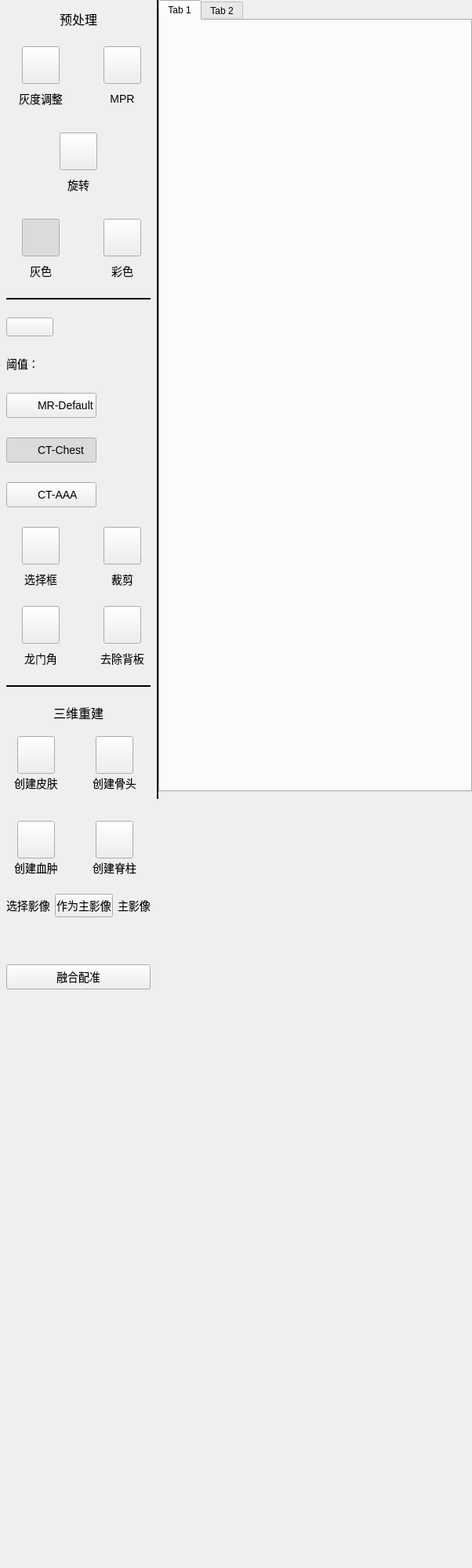
<?xml version="1.0" encoding="UTF-8"?>
<ui version="4.0">
 <class>UnitCTHeadVolumes</class>
 <widget class="qMRMLWidget" name="UnitCTHeadVolumes">
  <property name="geometry">
   <rect>
    <x>0</x>
    <y>0</y>
    <width>602</width>
    <height>2000</height>
   </rect>
  </property>
  <property name="minimumSize">
   <size>
    <width>602</width>
    <height>0</height>
   </size>
  </property>
  <property name="maximumSize">
   <size>
    <width>602</width>
    <height>16777215</height>
   </size>
  </property>
  <property name="styleSheet">
   <string notr="true"/>
  </property>
  <widget class="QWidget" name="widget_2" native="true">
   <property name="geometry">
    <rect>
     <x>0</x>
     <y>0</y>
     <width>200</width>
     <height>1384</height>
    </rect>
   </property>
   <property name="minimumSize">
    <size>
     <width>200</width>
     <height>0</height>
    </size>
   </property>
   <property name="maximumSize">
    <size>
     <width>200</width>
     <height>16777215</height>
    </size>
   </property>
   <property name="styleSheet">
    <string notr="true">font:14px;</string>
   </property>
   <layout class="QVBoxLayout" name="verticalLayout">
    <property name="spacing">
     <number>23</number>
    </property>
    <property name="leftMargin">
     <number>8</number>
    </property>
    <property name="topMargin">
     <number>12</number>
    </property>
    <property name="rightMargin">
     <number>8</number>
    </property>
    <item>
     <widget class="QLabel" name="label_9">
      <property name="styleSheet">
       <string notr="true">font:16px;</string>
      </property>
      <property name="text">
       <string>预处理</string>
      </property>
      <property name="alignment">
       <set>Qt::AlignCenter</set>
      </property>
     </widget>
    </item>
    <item>
     <widget class="QWidget" name="widget_7" native="true">
      <layout class="QHBoxLayout" name="horizontalLayout_7">
       <property name="spacing">
        <number>56</number>
       </property>
       <property name="leftMargin">
        <number>16</number>
       </property>
       <property name="topMargin">
        <number>0</number>
       </property>
       <property name="rightMargin">
        <number>16</number>
       </property>
       <property name="bottomMargin">
        <number>0</number>
       </property>
       <item>
        <widget class="QWidget" name="widget" native="true">
         <property name="sizePolicy">
          <sizepolicy hsizetype="Fixed" vsizetype="Fixed">
           <horstretch>0</horstretch>
           <verstretch>0</verstretch>
          </sizepolicy>
         </property>
         <property name="minimumSize">
          <size>
           <width>56</width>
           <height>78</height>
          </size>
         </property>
         <property name="maximumSize">
          <size>
           <width>56</width>
           <height>78</height>
          </size>
         </property>
         <widget class="QPushButton" name="btnGrayAdjust">
          <property name="geometry">
           <rect>
            <x>4</x>
            <y>0</y>
            <width>48</width>
            <height>48</height>
           </rect>
          </property>
          <property name="text">
           <string/>
          </property>
          <property name="checkable">
           <bool>true</bool>
          </property>
         </widget>
         <widget class="QLabel" name="label_3">
          <property name="geometry">
           <rect>
            <x>0</x>
            <y>56</y>
            <width>56</width>
            <height>22</height>
           </rect>
          </property>
          <property name="text">
           <string>灰度调整</string>
          </property>
          <property name="alignment">
           <set>Qt::AlignCenter</set>
          </property>
         </widget>
        </widget>
       </item>
       <item>
        <widget class="QWidget" name="widget_4" native="true">
         <property name="sizePolicy">
          <sizepolicy hsizetype="Fixed" vsizetype="Fixed">
           <horstretch>0</horstretch>
           <verstretch>0</verstretch>
          </sizepolicy>
         </property>
         <property name="minimumSize">
          <size>
           <width>56</width>
           <height>78</height>
          </size>
         </property>
         <property name="maximumSize">
          <size>
           <width>56</width>
           <height>78</height>
          </size>
         </property>
         <widget class="QPushButton" name="btnMPR">
          <property name="geometry">
           <rect>
            <x>4</x>
            <y>0</y>
            <width>48</width>
            <height>48</height>
           </rect>
          </property>
          <property name="text">
           <string/>
          </property>
          <property name="checkable">
           <bool>true</bool>
          </property>
         </widget>
         <widget class="QLabel" name="label_6">
          <property name="geometry">
           <rect>
            <x>0</x>
            <y>56</y>
            <width>56</width>
            <height>22</height>
           </rect>
          </property>
          <property name="text">
           <string>MPR</string>
          </property>
          <property name="alignment">
           <set>Qt::AlignCenter</set>
          </property>
         </widget>
        </widget>
       </item>
      </layout>
     </widget>
    </item>
    <item>
     <widget class="QWidget" name="widget_19" native="true">
      <layout class="QHBoxLayout" name="horizontalLayout_4">
       <item>
        <widget class="QWidget" name="widget_20" native="true">
         <property name="sizePolicy">
          <sizepolicy hsizetype="Fixed" vsizetype="Fixed">
           <horstretch>0</horstretch>
           <verstretch>0</verstretch>
          </sizepolicy>
         </property>
         <property name="minimumSize">
          <size>
           <width>56</width>
           <height>78</height>
          </size>
         </property>
         <property name="maximumSize">
          <size>
           <width>56</width>
           <height>78</height>
          </size>
         </property>
         <widget class="QPushButton" name="btnRotate">
          <property name="geometry">
           <rect>
            <x>4</x>
            <y>0</y>
            <width>48</width>
            <height>48</height>
           </rect>
          </property>
          <property name="text">
           <string/>
          </property>
          <property name="checkable">
           <bool>true</bool>
          </property>
          <property name="checked">
           <bool>false</bool>
          </property>
         </widget>
         <widget class="QLabel" name="label_19">
          <property name="geometry">
           <rect>
            <x>0</x>
            <y>56</y>
            <width>56</width>
            <height>22</height>
           </rect>
          </property>
          <property name="text">
           <string>旋转</string>
          </property>
          <property name="alignment">
           <set>Qt::AlignCenter</set>
          </property>
         </widget>
        </widget>
       </item>
      </layout>
     </widget>
    </item>
    <item>
     <widget class="QWidget" name="widget_8" native="true">
      <layout class="QHBoxLayout" name="horizontalLayout_8">
       <property name="spacing">
        <number>56</number>
       </property>
       <property name="leftMargin">
        <number>16</number>
       </property>
       <property name="topMargin">
        <number>0</number>
       </property>
       <property name="rightMargin">
        <number>16</number>
       </property>
       <property name="bottomMargin">
        <number>0</number>
       </property>
       <item>
        <widget class="QWidget" name="widget_5" native="true">
         <property name="sizePolicy">
          <sizepolicy hsizetype="Fixed" vsizetype="Fixed">
           <horstretch>0</horstretch>
           <verstretch>0</verstretch>
          </sizepolicy>
         </property>
         <property name="minimumSize">
          <size>
           <width>56</width>
           <height>78</height>
          </size>
         </property>
         <property name="maximumSize">
          <size>
           <width>56</width>
           <height>78</height>
          </size>
         </property>
         <widget class="QPushButton" name="btnGray">
          <property name="geometry">
           <rect>
            <x>4</x>
            <y>0</y>
            <width>48</width>
            <height>48</height>
           </rect>
          </property>
          <property name="text">
           <string/>
          </property>
          <property name="checkable">
           <bool>true</bool>
          </property>
          <property name="checked">
           <bool>true</bool>
          </property>
         </widget>
         <widget class="QLabel" name="label_7">
          <property name="geometry">
           <rect>
            <x>0</x>
            <y>56</y>
            <width>56</width>
            <height>22</height>
           </rect>
          </property>
          <property name="text">
           <string>灰色</string>
          </property>
          <property name="alignment">
           <set>Qt::AlignCenter</set>
          </property>
         </widget>
        </widget>
       </item>
       <item>
        <widget class="QWidget" name="widget_6" native="true">
         <property name="sizePolicy">
          <sizepolicy hsizetype="Fixed" vsizetype="Fixed">
           <horstretch>0</horstretch>
           <verstretch>0</verstretch>
          </sizepolicy>
         </property>
         <property name="minimumSize">
          <size>
           <width>56</width>
           <height>78</height>
          </size>
         </property>
         <property name="maximumSize">
          <size>
           <width>56</width>
           <height>78</height>
          </size>
         </property>
         <widget class="QPushButton" name="btnColor">
          <property name="geometry">
           <rect>
            <x>4</x>
            <y>0</y>
            <width>48</width>
            <height>48</height>
           </rect>
          </property>
          <property name="text">
           <string/>
          </property>
          <property name="checkable">
           <bool>true</bool>
          </property>
          <property name="checked">
           <bool>false</bool>
          </property>
         </widget>
         <widget class="QLabel" name="label_8">
          <property name="geometry">
           <rect>
            <x>0</x>
            <y>56</y>
            <width>56</width>
            <height>22</height>
           </rect>
          </property>
          <property name="text">
           <string>彩色</string>
          </property>
          <property name="alignment">
           <set>Qt::AlignCenter</set>
          </property>
         </widget>
        </widget>
       </item>
      </layout>
     </widget>
    </item>
    <item>
     <widget class="QLabel" name="label_10">
      <property name="minimumSize">
       <size>
        <width>0</width>
        <height>2</height>
       </size>
      </property>
      <property name="maximumSize">
       <size>
        <width>16777215</width>
        <height>2</height>
       </size>
      </property>
      <property name="styleSheet">
       <string notr="true">background-color: rgb(0, 0, 0);</string>
      </property>
      <property name="text">
       <string/>
      </property>
     </widget>
    </item>
    <item>
     <widget class="QPushButton" name="btn3D">
      <property name="sizePolicy">
       <sizepolicy hsizetype="Fixed" vsizetype="Fixed">
        <horstretch>0</horstretch>
        <verstretch>0</verstretch>
       </sizepolicy>
      </property>
      <property name="minimumSize">
       <size>
        <width>60</width>
        <height>24</height>
       </size>
      </property>
      <property name="maximumSize">
       <size>
        <width>60</width>
        <height>24</height>
       </size>
      </property>
      <property name="text">
       <string/>
      </property>
      <property name="checkable">
       <bool>true</bool>
      </property>
     </widget>
    </item>
    <item>
     <widget class="QWidget" name="widget_9" native="true">
      <property name="minimumSize">
       <size>
        <width>0</width>
        <height>197</height>
       </size>
      </property>
      <property name="maximumSize">
       <size>
        <width>16777215</width>
        <height>197</height>
       </size>
      </property>
      <widget class="QWidget" name="widget_12" native="true">
       <property name="geometry">
        <rect>
         <x>0</x>
         <y>163</y>
         <width>184</width>
         <height>32</height>
        </rect>
       </property>
       <property name="minimumSize">
        <size>
         <width>120</width>
         <height>32</height>
        </size>
       </property>
       <property name="maximumSize">
        <size>
         <width>16777215</width>
         <height>32</height>
        </size>
       </property>
       <widget class="QPushButton" name="btnCT1">
        <property name="geometry">
         <rect>
          <x>0</x>
          <y>0</y>
          <width>115</width>
          <height>32</height>
         </rect>
        </property>
        <property name="minimumSize">
         <size>
          <width>32</width>
          <height>32</height>
         </size>
        </property>
        <property name="maximumSize">
         <size>
          <width>33333</width>
          <height>32</height>
         </size>
        </property>
        <property name="text">
         <string/>
        </property>
        <property name="checkable">
         <bool>true</bool>
        </property>
       </widget>
       <widget class="QLabel" name="label_13">
        <property name="geometry">
         <rect>
          <x>40</x>
          <y>0</y>
          <width>61</width>
          <height>32</height>
         </rect>
        </property>
        <property name="sizePolicy">
         <sizepolicy hsizetype="Expanding" vsizetype="Preferred">
          <horstretch>0</horstretch>
          <verstretch>0</verstretch>
         </sizepolicy>
        </property>
        <property name="text">
         <string>CT-AAA</string>
        </property>
       </widget>
       <widget class="QLabel" name="lblCT1">
        <property name="geometry">
         <rect>
          <x>0</x>
          <y>0</y>
          <width>32</width>
          <height>32</height>
         </rect>
        </property>
        <property name="text">
         <string/>
        </property>
       </widget>
      </widget>
      <widget class="QWidget" name="widget_13" native="true">
       <property name="geometry">
        <rect>
         <x>0</x>
         <y>0</y>
         <width>184</width>
         <height>24</height>
        </rect>
       </property>
       <property name="minimumSize">
        <size>
         <width>0</width>
         <height>24</height>
        </size>
       </property>
       <layout class="QHBoxLayout" name="horizontalLayout">
        <property name="spacing">
         <number>0</number>
        </property>
        <property name="leftMargin">
         <number>0</number>
        </property>
        <property name="topMargin">
         <number>0</number>
        </property>
        <property name="rightMargin">
         <number>0</number>
        </property>
        <property name="bottomMargin">
         <number>0</number>
        </property>
        <item>
         <widget class="QLabel" name="label_5">
          <property name="sizePolicy">
           <sizepolicy hsizetype="Minimum" vsizetype="Preferred">
            <horstretch>0</horstretch>
            <verstretch>0</verstretch>
           </sizepolicy>
          </property>
          <property name="minimumSize">
           <size>
            <width>40</width>
            <height>0</height>
           </size>
          </property>
          <property name="maximumSize">
           <size>
            <width>40</width>
            <height>16777215</height>
           </size>
          </property>
          <property name="font">
           <font>
            <pointsize>-1</pointsize>
            <italic>false</italic>
            <bold>false</bold>
           </font>
          </property>
          <property name="text">
           <string>阈值：</string>
          </property>
         </widget>
        </item>
        <item>
         <widget class="ctkSliderWidget" name="shift_slider" native="true">
          <property name="font">
           <font>
            <pointsize>-1</pointsize>
            <italic>false</italic>
            <bold>false</bold>
           </font>
          </property>
         </widget>
        </item>
       </layout>
      </widget>
      <widget class="QWidget" name="widget_10" native="true">
       <property name="geometry">
        <rect>
         <x>0</x>
         <y>49</y>
         <width>184</width>
         <height>32</height>
        </rect>
       </property>
       <property name="minimumSize">
        <size>
         <width>120</width>
         <height>32</height>
        </size>
       </property>
       <property name="maximumSize">
        <size>
         <width>16777215</width>
         <height>32</height>
        </size>
       </property>
       <widget class="QLabel" name="label_11">
        <property name="geometry">
         <rect>
          <x>40</x>
          <y>0</y>
          <width>91</width>
          <height>32</height>
         </rect>
        </property>
        <property name="sizePolicy">
         <sizepolicy hsizetype="Expanding" vsizetype="Preferred">
          <horstretch>0</horstretch>
          <verstretch>0</verstretch>
         </sizepolicy>
        </property>
        <property name="text">
         <string>MR-Default</string>
        </property>
       </widget>
       <widget class="QLabel" name="lblCT2">
        <property name="geometry">
         <rect>
          <x>0</x>
          <y>0</y>
          <width>32</width>
          <height>32</height>
         </rect>
        </property>
        <property name="minimumSize">
         <size>
          <width>32</width>
          <height>32</height>
         </size>
        </property>
        <property name="maximumSize">
         <size>
          <width>32</width>
          <height>32</height>
         </size>
        </property>
        <property name="text">
         <string/>
        </property>
       </widget>
       <widget class="QPushButton" name="btnCT2">
        <property name="geometry">
         <rect>
          <x>0</x>
          <y>0</y>
          <width>115</width>
          <height>32</height>
         </rect>
        </property>
        <property name="minimumSize">
         <size>
          <width>32</width>
          <height>32</height>
         </size>
        </property>
        <property name="maximumSize">
         <size>
          <width>111111</width>
          <height>32</height>
         </size>
        </property>
        <property name="text">
         <string/>
        </property>
        <property name="checkable">
         <bool>true</bool>
        </property>
       </widget>
       <zorder>btnCT2</zorder>
       <zorder>label_11</zorder>
       <zorder>lblCT2</zorder>
      </widget>
      <widget class="QWidget" name="widget_11" native="true">
       <property name="geometry">
        <rect>
         <x>0</x>
         <y>106</y>
         <width>184</width>
         <height>32</height>
        </rect>
       </property>
       <property name="minimumSize">
        <size>
         <width>120</width>
         <height>32</height>
        </size>
       </property>
       <property name="maximumSize">
        <size>
         <width>16777215</width>
         <height>32</height>
        </size>
       </property>
       <widget class="QPushButton" name="btnCTChest">
        <property name="geometry">
         <rect>
          <x>0</x>
          <y>0</y>
          <width>115</width>
          <height>32</height>
         </rect>
        </property>
        <property name="minimumSize">
         <size>
          <width>32</width>
          <height>32</height>
         </size>
        </property>
        <property name="maximumSize">
         <size>
          <width>33333</width>
          <height>32</height>
         </size>
        </property>
        <property name="text">
         <string/>
        </property>
        <property name="checkable">
         <bool>true</bool>
        </property>
        <property name="checked">
         <bool>true</bool>
        </property>
       </widget>
       <widget class="QLabel" name="label_12">
        <property name="geometry">
         <rect>
          <x>40</x>
          <y>0</y>
          <width>61</width>
          <height>32</height>
         </rect>
        </property>
        <property name="sizePolicy">
         <sizepolicy hsizetype="Expanding" vsizetype="Preferred">
          <horstretch>0</horstretch>
          <verstretch>0</verstretch>
         </sizepolicy>
        </property>
        <property name="text">
         <string>CT-Chest</string>
        </property>
       </widget>
       <widget class="QLabel" name="label">
        <property name="geometry">
         <rect>
          <x>40</x>
          <y>0</y>
          <width>16</width>
          <height>16</height>
         </rect>
        </property>
        <property name="text">
         <string/>
        </property>
       </widget>
       <widget class="QLabel" name="lblCTChest">
        <property name="geometry">
         <rect>
          <x>0</x>
          <y>0</y>
          <width>32</width>
          <height>32</height>
         </rect>
        </property>
        <property name="text">
         <string/>
        </property>
       </widget>
      </widget>
      <widget class="QLabel" name="lblCover">
       <property name="geometry">
        <rect>
         <x>200</x>
         <y>0</y>
         <width>184</width>
         <height>197</height>
        </rect>
       </property>
       <property name="styleSheet">
        <string notr="true">background-color: rgba(28, 29, 29, 208);</string>
       </property>
       <property name="text">
        <string/>
       </property>
      </widget>
     </widget>
    </item>
    <item>
     <widget class="QWidget" name="func1" native="true">
      <layout class="QHBoxLayout" name="horizontalLayout_12">
       <property name="spacing">
        <number>56</number>
       </property>
       <property name="leftMargin">
        <number>16</number>
       </property>
       <property name="topMargin">
        <number>0</number>
       </property>
       <property name="rightMargin">
        <number>16</number>
       </property>
       <property name="bottomMargin">
        <number>0</number>
       </property>
       <item>
        <widget class="QWidget" name="widget_3" native="true">
         <property name="sizePolicy">
          <sizepolicy hsizetype="Fixed" vsizetype="Fixed">
           <horstretch>0</horstretch>
           <verstretch>0</verstretch>
          </sizepolicy>
         </property>
         <property name="minimumSize">
          <size>
           <width>56</width>
           <height>78</height>
          </size>
         </property>
         <property name="maximumSize">
          <size>
           <width>56</width>
           <height>78</height>
          </size>
         </property>
         <widget class="QPushButton" name="btnROI">
          <property name="geometry">
           <rect>
            <x>4</x>
            <y>0</y>
            <width>48</width>
            <height>48</height>
           </rect>
          </property>
          <property name="text">
           <string/>
          </property>
          <property name="checkable">
           <bool>true</bool>
          </property>
         </widget>
         <widget class="QLabel" name="label_16">
          <property name="geometry">
           <rect>
            <x>0</x>
            <y>56</y>
            <width>56</width>
            <height>22</height>
           </rect>
          </property>
          <property name="text">
           <string>选择框</string>
          </property>
          <property name="alignment">
           <set>Qt::AlignCenter</set>
          </property>
         </widget>
        </widget>
       </item>
       <item>
        <widget class="QWidget" name="widget_17" native="true">
         <property name="sizePolicy">
          <sizepolicy hsizetype="Fixed" vsizetype="Fixed">
           <horstretch>0</horstretch>
           <verstretch>0</verstretch>
          </sizepolicy>
         </property>
         <property name="minimumSize">
          <size>
           <width>56</width>
           <height>78</height>
          </size>
         </property>
         <property name="maximumSize">
          <size>
           <width>56</width>
           <height>78</height>
          </size>
         </property>
         <widget class="QPushButton" name="btnCut">
          <property name="geometry">
           <rect>
            <x>4</x>
            <y>0</y>
            <width>48</width>
            <height>48</height>
           </rect>
          </property>
          <property name="text">
           <string/>
          </property>
         </widget>
         <widget class="QLabel" name="label_17">
          <property name="geometry">
           <rect>
            <x>0</x>
            <y>56</y>
            <width>56</width>
            <height>22</height>
           </rect>
          </property>
          <property name="text">
           <string>裁剪</string>
          </property>
          <property name="alignment">
           <set>Qt::AlignCenter</set>
          </property>
         </widget>
        </widget>
       </item>
      </layout>
     </widget>
    </item>
    <item>
     <widget class="QWidget" name="func2" native="true">
      <layout class="QHBoxLayout" name="horizontalLayout_11">
       <property name="spacing">
        <number>56</number>
       </property>
       <property name="leftMargin">
        <number>16</number>
       </property>
       <property name="topMargin">
        <number>0</number>
       </property>
       <property name="rightMargin">
        <number>16</number>
       </property>
       <property name="bottomMargin">
        <number>0</number>
       </property>
       <item>
        <widget class="QWidget" name="widget_16" native="true">
         <property name="sizePolicy">
          <sizepolicy hsizetype="Fixed" vsizetype="Fixed">
           <horstretch>0</horstretch>
           <verstretch>0</verstretch>
          </sizepolicy>
         </property>
         <property name="minimumSize">
          <size>
           <width>56</width>
           <height>78</height>
          </size>
         </property>
         <property name="maximumSize">
          <size>
           <width>56</width>
           <height>78</height>
          </size>
         </property>
         <widget class="QPushButton" name="btnLongmen">
          <property name="geometry">
           <rect>
            <x>4</x>
            <y>0</y>
            <width>48</width>
            <height>48</height>
           </rect>
          </property>
          <property name="text">
           <string/>
          </property>
         </widget>
         <widget class="QLabel" name="label_18">
          <property name="geometry">
           <rect>
            <x>0</x>
            <y>56</y>
            <width>56</width>
            <height>22</height>
           </rect>
          </property>
          <property name="text">
           <string>龙门角</string>
          </property>
          <property name="alignment">
           <set>Qt::AlignCenter</set>
          </property>
         </widget>
        </widget>
       </item>
       <item>
        <widget class="QWidget" name="widget_14" native="true">
         <property name="sizePolicy">
          <sizepolicy hsizetype="Fixed" vsizetype="Fixed">
           <horstretch>0</horstretch>
           <verstretch>0</verstretch>
          </sizepolicy>
         </property>
         <property name="minimumSize">
          <size>
           <width>56</width>
           <height>78</height>
          </size>
         </property>
         <property name="maximumSize">
          <size>
           <width>56</width>
           <height>78</height>
          </size>
         </property>
         <widget class="QPushButton" name="btnRemove">
          <property name="geometry">
           <rect>
            <x>4</x>
            <y>0</y>
            <width>48</width>
            <height>48</height>
           </rect>
          </property>
          <property name="text">
           <string/>
          </property>
         </widget>
         <widget class="QLabel" name="label_14">
          <property name="geometry">
           <rect>
            <x>0</x>
            <y>56</y>
            <width>56</width>
            <height>22</height>
           </rect>
          </property>
          <property name="text">
           <string>去除背板</string>
          </property>
          <property name="alignment">
           <set>Qt::AlignCenter</set>
          </property>
         </widget>
        </widget>
       </item>
      </layout>
     </widget>
    </item>
    <item>
     <widget class="QLabel" name="label_15">
      <property name="minimumSize">
       <size>
        <width>0</width>
        <height>2</height>
       </size>
      </property>
      <property name="maximumSize">
       <size>
        <width>16777215</width>
        <height>2</height>
       </size>
      </property>
      <property name="styleSheet">
       <string notr="true">background-color: rgb(0, 0, 0);</string>
      </property>
      <property name="text">
       <string/>
      </property>
     </widget>
    </item>
    <item>
     <widget class="QWidget" name="widget_21" native="true">
      <property name="maximumSize">
       <size>
        <width>16777215</width>
        <height>220</height>
       </size>
      </property>
      <layout class="QVBoxLayout" name="verticalLayout_6" stretch="1,1">
       <property name="leftMargin">
        <number>0</number>
       </property>
       <property name="topMargin">
        <number>0</number>
       </property>
       <property name="rightMargin">
        <number>0</number>
       </property>
       <property name="bottomMargin">
        <number>0</number>
       </property>
       <item>
        <widget class="QWidget" name="widget_23" native="true">
         <property name="minimumSize">
          <size>
           <width>0</width>
           <height>122</height>
          </size>
         </property>
         <property name="maximumSize">
          <size>
           <width>16777215</width>
           <height>122</height>
          </size>
         </property>
         <widget class="QPushButton" name="btn_quick_skin_2">
          <property name="geometry">
           <rect>
            <x>14</x>
            <y>40</y>
            <width>48</width>
            <height>48</height>
           </rect>
          </property>
          <property name="minimumSize">
           <size>
            <width>0</width>
            <height>24</height>
           </size>
          </property>
          <property name="text">
           <string/>
          </property>
         </widget>
         <widget class="QLabel" name="label_28">
          <property name="geometry">
           <rect>
            <x>0</x>
            <y>90</y>
            <width>76</width>
            <height>20</height>
           </rect>
          </property>
          <property name="text">
           <string>创建皮肤</string>
          </property>
          <property name="alignment">
           <set>Qt::AlignCenter</set>
          </property>
         </widget>
         <widget class="QLabel" name="label_26">
          <property name="geometry">
           <rect>
            <x>0</x>
            <y>0</y>
            <width>184</width>
            <height>20</height>
           </rect>
          </property>
          <property name="styleSheet">
           <string notr="true">font:16px;</string>
          </property>
          <property name="text">
           <string>三维重建</string>
          </property>
          <property name="alignment">
           <set>Qt::AlignCenter</set>
          </property>
         </widget>
         <widget class="QPushButton" name="btn_quick_bone">
          <property name="geometry">
           <rect>
            <x>114</x>
            <y>40</y>
            <width>48</width>
            <height>48</height>
           </rect>
          </property>
          <property name="minimumSize">
           <size>
            <width>0</width>
            <height>24</height>
           </size>
          </property>
          <property name="text">
           <string/>
          </property>
         </widget>
         <widget class="QLabel" name="label_30">
          <property name="geometry">
           <rect>
            <x>100</x>
            <y>90</y>
            <width>76</width>
            <height>20</height>
           </rect>
          </property>
          <property name="text">
           <string>创建骨头</string>
          </property>
          <property name="alignment">
           <set>Qt::AlignCenter</set>
          </property>
         </widget>
        </widget>
       </item>
       <item>
        <widget class="QWidget" name="widget_22" native="true">
         <property name="minimumSize">
          <size>
           <width>0</width>
           <height>90</height>
          </size>
         </property>
         <property name="maximumSize">
          <size>
           <width>16777215</width>
           <height>90</height>
          </size>
         </property>
         <widget class="QPushButton" name="btnTurmo_2">
          <property name="geometry">
           <rect>
            <x>14</x>
            <y>20</y>
            <width>48</width>
            <height>48</height>
           </rect>
          </property>
          <property name="minimumSize">
           <size>
            <width>0</width>
            <height>24</height>
           </size>
          </property>
          <property name="maximumSize">
           <size>
            <width>16777215</width>
            <height>4444</height>
           </size>
          </property>
          <property name="text">
           <string/>
          </property>
          <property name="checkable">
           <bool>true</bool>
          </property>
         </widget>
         <widget class="QLabel" name="label_25">
          <property name="geometry">
           <rect>
            <x>0</x>
            <y>70</y>
            <width>76</width>
            <height>20</height>
           </rect>
          </property>
          <property name="text">
           <string>创建血肿</string>
          </property>
          <property name="alignment">
           <set>Qt::AlignCenter</set>
          </property>
         </widget>
         <widget class="QLabel" name="label_29">
          <property name="geometry">
           <rect>
            <x>100</x>
            <y>70</y>
            <width>76</width>
            <height>20</height>
           </rect>
          </property>
          <property name="text">
           <string>创建脊柱</string>
          </property>
          <property name="alignment">
           <set>Qt::AlignCenter</set>
          </property>
         </widget>
         <widget class="QPushButton" name="btn_spine">
          <property name="geometry">
           <rect>
            <x>114</x>
            <y>20</y>
            <width>48</width>
            <height>48</height>
           </rect>
          </property>
          <property name="minimumSize">
           <size>
            <width>0</width>
            <height>24</height>
           </size>
          </property>
          <property name="text">
           <string/>
          </property>
         </widget>
        </widget>
       </item>
      </layout>
     </widget>
    </item>
    <item>
     <widget class="QWidget" name="widget_18" native="true">
      <layout class="QVBoxLayout" name="verticalLayout_2">
       <property name="spacing">
        <number>12</number>
       </property>
       <property name="leftMargin">
        <number>0</number>
       </property>
       <property name="topMargin">
        <number>0</number>
       </property>
       <property name="rightMargin">
        <number>0</number>
       </property>
       <property name="bottomMargin">
        <number>0</number>
       </property>
       <item>
        <widget class="QWidget" name="widget_15" native="true">
         <layout class="QHBoxLayout" name="horizontalLayout_3">
          <property name="leftMargin">
           <number>0</number>
          </property>
          <property name="topMargin">
           <number>0</number>
          </property>
          <property name="rightMargin">
           <number>0</number>
          </property>
          <property name="bottomMargin">
           <number>4</number>
          </property>
          <item>
           <widget class="QLabel" name="label_2">
            <property name="text">
             <string>选择影像</string>
            </property>
           </widget>
          </item>
          <item>
           <widget class="QPushButton" name="pushButton">
            <property name="text">
             <string>作为主影像</string>
            </property>
           </widget>
          </item>
          <item>
           <widget class="QLabel" name="label_4">
            <property name="text">
             <string>主影像</string>
            </property>
           </widget>
          </item>
         </layout>
        </widget>
       </item>
       <item>
        <widget class="qMRMLNodeComboBox" name="qLNodeComboBox" native="true">
         <property name="minimumSize">
          <size>
           <width>0</width>
           <height>32</height>
          </size>
         </property>
        </widget>
       </item>
       <item>
        <widget class="QPushButton" name="btnRegister">
         <property name="minimumSize">
          <size>
           <width>0</width>
           <height>32</height>
          </size>
         </property>
         <property name="text">
          <string>融合配准</string>
         </property>
         <property name="checkable">
          <bool>true</bool>
         </property>
        </widget>
       </item>
      </layout>
     </widget>
    </item>
    <item>
     <spacer name="verticalSpacer">
      <property name="orientation">
       <enum>Qt::Vertical</enum>
      </property>
      <property name="sizeHint" stdset="0">
       <size>
        <width>20</width>
        <height>40</height>
       </size>
      </property>
     </spacer>
    </item>
   </layout>
  </widget>
  <widget class="QLabel" name="line">
   <property name="geometry">
    <rect>
     <x>200</x>
     <y>0</y>
     <width>2</width>
     <height>1019</height>
    </rect>
   </property>
   <property name="minimumSize">
    <size>
     <width>2</width>
     <height>0</height>
    </size>
   </property>
   <property name="maximumSize">
    <size>
     <width>2</width>
     <height>16777215</height>
    </size>
   </property>
   <property name="styleSheet">
    <string notr="true">background-color: rgb(0, 0, 0);</string>
   </property>
   <property name="text">
    <string/>
   </property>
  </widget>
  <widget class="QWidget" name="ddd" native="true">
   <property name="geometry">
    <rect>
     <x>202</x>
     <y>0</y>
     <width>400</width>
     <height>1010</height>
    </rect>
   </property>
   <property name="sizePolicy">
    <sizepolicy hsizetype="Preferred" vsizetype="Expanding">
     <horstretch>0</horstretch>
     <verstretch>0</verstretch>
    </sizepolicy>
   </property>
   <layout class="QVBoxLayout" name="verticalLayout_3">
    <property name="leftMargin">
     <number>0</number>
    </property>
    <property name="topMargin">
     <number>0</number>
    </property>
    <property name="rightMargin">
     <number>0</number>
    </property>
    <property name="bottomMargin">
     <number>0</number>
    </property>
    <item>
     <widget class="QTabWidget" name="tabWidget">
      <property name="currentIndex">
       <number>0</number>
      </property>
      <widget class="QWidget" name="tab_3">
       <attribute name="title">
        <string>Tab 1</string>
       </attribute>
       <layout class="QVBoxLayout" name="verticalLayout_4">
        <property name="leftMargin">
         <number>0</number>
        </property>
        <property name="topMargin">
         <number>0</number>
        </property>
        <property name="rightMargin">
         <number>0</number>
        </property>
        <property name="bottomMargin">
         <number>0</number>
        </property>
        <item>
         <widget class="QWidget" name="contain_register" native="true"/>
        </item>
       </layout>
      </widget>
      <widget class="QWidget" name="tab_4">
       <attribute name="title">
        <string>Tab 2</string>
       </attribute>
       <layout class="QVBoxLayout" name="verticalLayout_5">
        <property name="leftMargin">
         <number>0</number>
        </property>
        <property name="topMargin">
         <number>0</number>
        </property>
        <property name="rightMargin">
         <number>0</number>
        </property>
        <property name="bottomMargin">
         <number>0</number>
        </property>
        <item>
         <widget class="QWidget" name="contain_rotate" native="true"/>
        </item>
       </layout>
      </widget>
     </widget>
    </item>
   </layout>
  </widget>
 </widget>
 <customwidgets>
  <customwidget>
   <class>qMRMLWidget</class>
   <extends>QWidget</extends>
   <header>qMRMLWidget.h</header>
   <container>1</container>
  </customwidget>
  <customwidget>
   <class>ctkSliderWidget</class>
   <extends>QWidget</extends>
   <header location="global">ctksliderwidget.h</header>
   <container>1</container>
  </customwidget>
  <customwidget>
   <class>qMRMLNodeComboBox</class>
   <extends>QWidget</extends>
   <header location="global">qmrmlnodecombobox.h</header>
   <container>1</container>
  </customwidget>
 </customwidgets>
 <resources/>
 <connections/>
</ui>
